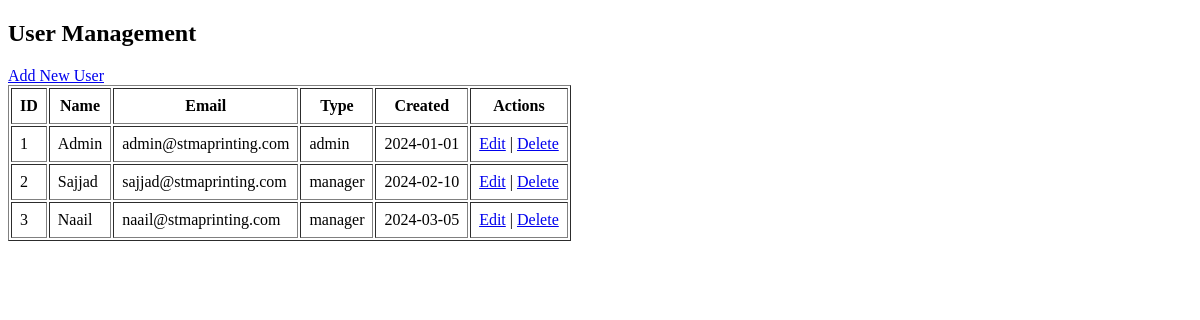
/ps-admin/users/manage_users.php (signed in), run on an earlier commit of the app's database.
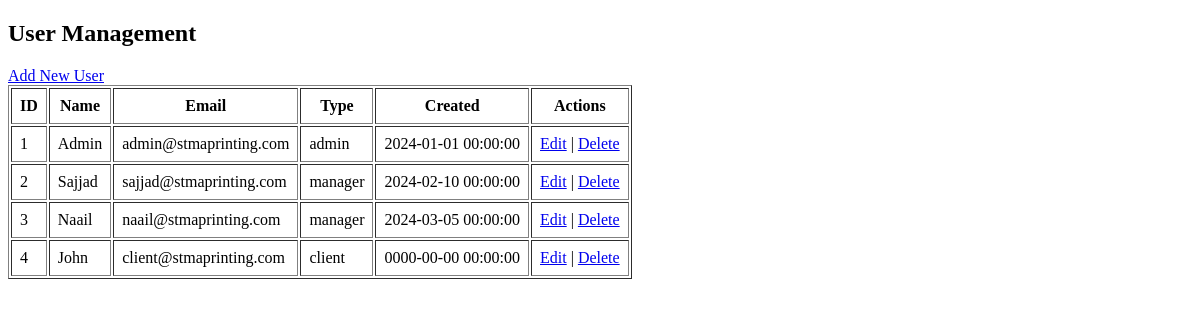
And on a later commit of the database.
### tables this page shows
CREATE TABLE `ps_users` (
  `user_id` int(11) NOT NULL,
  `user_name` varchar(100) NOT NULL,
  `user_email` varchar(100) NOT NULL,
  `user_password` varchar(255) NOT NULL,
  `user_type` enum('admin','manager','viewer','client') NOT NULL,
  `user_creation_date` datetime NOT NULL DEFAULT current_timestamp()
);

### ps-admin/db_function.php (called while the page is built, shortened)
<?php
function select_query($conn, $sql, $types = "", ...$params)
{
    $stmt = mysqli_prepare($conn, $sql);
    mysqli_stmt_execute($stmt);
    $result = mysqli_stmt_get_result($stmt);
    $data = [];
    while ($row = mysqli_fetch_assoc($result)) {
        $data[] = $row;
    }
    return $data;
}

### ps-admin/users/manage_users.php (the view, shortened to what this page needs)
<?php
include '../db_function.php';
$conn = db_connect();
$users = select_query($conn, "SELECT * FROM ps_users", "");
?>
<!DOCTYPE html>
<html>
<body>
    <h2>User Management</h2>
    <a href="add_user.php">Add New User</a>
    <table border="1" cellpadding="8">
        <tr>
            <th>ID</th>
            <th>Name</th>
            <th>Email</th>
            <th>Type</th>
            <th>Created</th>
            <th>Actions</th>
        </tr>
        <?php foreach ($users as $u): ?>
            <tr>
                <td><?= $u['user_id'] ?></td>
                <td><?= $u['user_name'] ?></td>
                <td><?= $u['user_email'] ?></td>
                <td><?= $u['user_type'] ?></td>
                <td><?= $u['user_creation_date'] ?></td>
                <td>
                    <a href="edit_user.php?id=<?= $u['user_id'] ?>">Edit</a> |
                    <a href="delete_user.php?id=<?= $u['user_id'] ?>" onclick="return confirm('Delete user?')">Delete</a>
                </td>
            </tr>
        <?php endforeach; ?>
    </table>
</body>
</html>

What changed in the data, as far as the page shows it:
changed ps_users "Admin": user_creation_date "2024-01-01" → "2024-01-01 00:00:00"
changed ps_users "Sajjad": user_creation_date "2024-02-10" → "2024-02-10 00:00:00"
changed ps_users "Naail": user_creation_date "2024-03-05" → "2024-03-05 00:00:00"
added ps_users: user_id "4", user_name "John", user_email "client@stmaprinting.com", user_type "client", user_creation_date "0000-00-00 00:00:00"
